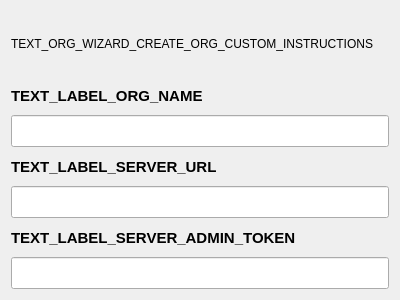
<?xml version="1.0" encoding="UTF-8"?>
<ui version="4.0">
 <class>CreateOrgCustomWidget</class>
 <widget class="QWidget" name="CreateOrgCustomWidget">
  <property name="geometry">
   <rect>
    <x>0</x>
    <y>0</y>
    <width>400</width>
    <height>300</height>
   </rect>
  </property>
  <property name="windowTitle">
   <string>Form</string>
  </property>
  <layout class="QVBoxLayout" name="verticalLayout">
   <item>
    <widget class="QLabel" name="label">
     <property name="text">
      <string>TEXT_ORG_WIZARD_CREATE_ORG_CUSTOM_INSTRUCTIONS</string>
     </property>
    </widget>
   </item>
   <item>
    <layout class="QVBoxLayout" name="verticalLayout_7">
     <property name="spacing">
      <number>5</number>
     </property>
     <item>
      <widget class="QLabel" name="label_org_name">
       <property name="font">
        <font>
         <pointsize>11</pointsize>
         <weight>75</weight>
         <bold>true</bold>
        </font>
       </property>
       <property name="text">
        <string>TEXT_LABEL_ORG_NAME</string>
       </property>
       <property name="alignment">
        <set>Qt::AlignLeading|Qt::AlignLeft|Qt::AlignVCenter</set>
       </property>
      </widget>
     </item>
     <item>
      <widget class="QLineEdit" name="line_edit_org_name">
       <property name="minimumSize">
        <size>
         <width>0</width>
         <height>32</height>
        </size>
       </property>
       <property name="font">
        <font>
         <pointsize>12</pointsize>
        </font>
       </property>
       <property name="placeholderText">
        <string/>
       </property>
      </widget>
     </item>
    </layout>
   </item>
   <item>
    <layout class="QVBoxLayout" name="verticalLayout_5">
     <property name="spacing">
      <number>5</number>
     </property>
     <item>
      <widget class="QLabel" name="label_server_url">
       <property name="font">
        <font>
         <pointsize>11</pointsize>
         <weight>75</weight>
         <bold>true</bold>
        </font>
       </property>
       <property name="text">
        <string>TEXT_LABEL_SERVER_URL</string>
       </property>
       <property name="alignment">
        <set>Qt::AlignLeading|Qt::AlignLeft|Qt::AlignVCenter</set>
       </property>
      </widget>
     </item>
     <item>
      <widget class="QLineEdit" name="line_edit_server_url">
       <property name="minimumSize">
        <size>
         <width>0</width>
         <height>32</height>
        </size>
       </property>
       <property name="font">
        <font>
         <pointsize>12</pointsize>
        </font>
       </property>
       <property name="placeholderText">
        <string/>
       </property>
      </widget>
     </item>
    </layout>
   </item>
   <item>
    <layout class="QVBoxLayout" name="verticalLayout_2">
     <property name="spacing">
      <number>5</number>
     </property>
     <item>
      <widget class="QLabel" name="label_admin_token">
       <property name="font">
        <font>
         <pointsize>11</pointsize>
         <weight>75</weight>
         <bold>true</bold>
        </font>
       </property>
       <property name="text">
        <string>TEXT_LABEL_SERVER_ADMIN_TOKEN</string>
       </property>
      </widget>
     </item>
     <item>
      <widget class="QLineEdit" name="line_edit_admin_token">
       <property name="minimumSize">
        <size>
         <width>0</width>
         <height>32</height>
        </size>
       </property>
       <property name="echoMode">
        <enum>QLineEdit::Password</enum>
       </property>
      </widget>
     </item>
    </layout>
   </item>
  </layout>
 </widget>
 <resources/>
 <connections/>
</ui>
